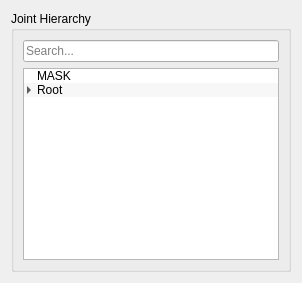
              <widget class="QWidget" name="tab_6">
               <attribute name="title">
                <string>Skeleton View</string>
               </attribute>
               <layout class="QVBoxLayout" name="verticalLayout_50">
                <item>
                 <layout class="QVBoxLayout" name="verticalLayout_47">
                  <item>
                   <widget class="QGroupBox" name="groupBox_29">
                    <property name="title">
                     <string>Joint Hierarchy</string>
                    </property>
                    <layout class="QVBoxLayout" name="verticalLayout_48">
                     <item>
                      <layout class="QVBoxLayout" name="verticalLayout_49">
                       <item>
                        <widget class="QLineEdit" name="lineEdit_9">
                         <property name="placeholderText">
                          <string>Search...</string>
                         </property>
                        </widget>
                       </item>
                       <item>
                        <widget class="QTreeWidget" name="treeWidget_9">
                         <property name="alternatingRowColors">
                          <bool>true</bool>
                         </property>
                         <property name="indentation">
                          <number>10</number>
                         </property>
                         <property name="headerHidden">
                          <bool>true</bool>
                         </property>
                         <column>
                          <property name="text">
                           <string>1</string>
                          </property>
                         </column>
                         <item>
                          <property name="text">
                           <string>MASK</string>
                          </property>
                         </item>
                         <item>
                          <property name="text">
                           <string>Root</string>
                          </property>
                          <item>
                           <property name="text">
                            <string>Spine_01</string>
                           </property>
                           <item>
                            <property name="text">
                             <string>Spine_02</string>
                            </property>
                            <item>
                             <property name="text">
                              <string>CLV [R]</string>
                             </property>
                             <item>
                              <property name="text">
                               <string>SLD [R]</string>
                              </property>
                              <item>
                               <property name="text">
                                <string>ELB [R]</string>
                               </property>
                               <item>
                                <property name="text">
                                 <string>WRS [R]</string>
                                </property>
                               </item>
                              </item>
                             </item>
                            </item>
                            <item>
                             <property name="text">
                              <string>CLV [L]</string>
                             </property>
                             <item>
                              <property name="text">
                               <string>SLD [L]</string>
                              </property>
                              <item>
                               <property name="text">
                                <string>ELB [L]</string>
                               </property>
                               <item>
                                <property name="text">
                                 <string>WRS [L]</string>
                                </property>
                               </item>
                              </item>
                             </item>
                            </item>
                           </item>
                          </item>
                         </item>
                        </widget>
                       </item>
                      </layout>
                     </item>
                    </layout>
                   </widget>
                  </item>
                 </layout>
                </item>
               </layout>
              </widget>
